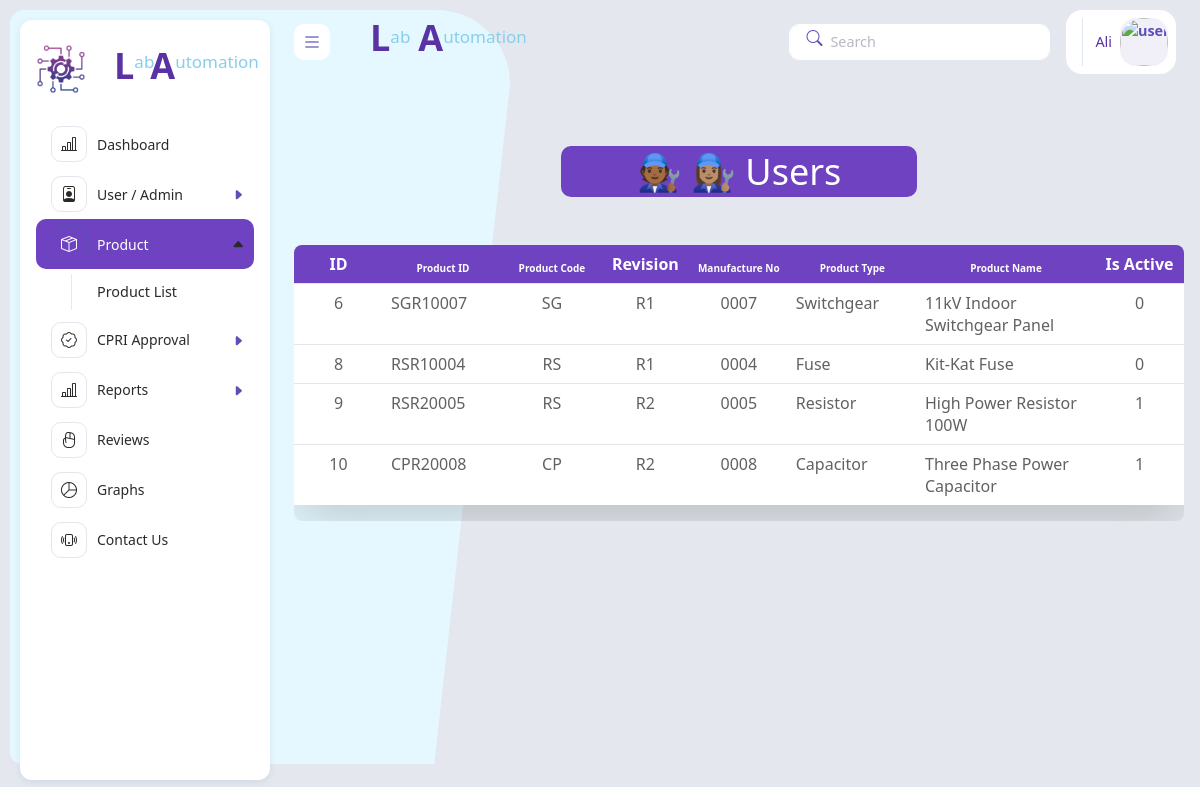
Page /products-list.php (signed in) on the committed database.
### tables this page shows
CREATE TABLE `products` (
  `id` int(11) NOT NULL,
  `product_id` varchar(12) NOT NULL,
  `product_code` varchar(2) NOT NULL,
  `rivision` varchar(11) NOT NULL,
  `manufacturing_no` varchar(50) NOT NULL,
  `product_type` varchar(11) NOT NULL,
  `product_name` varchar(200) NOT NULL,
  `is_active` tinyint(1) DEFAULT 1
);

### products-list.php (the view, shortened to what this page needs)
<?php
include 'header.php';
include "backend/db.php";
$query =" SELECT * FROM products ";
$res = mysqli_query($conn,$query);
?>
<div class="app-body">
<h1 class="title text-center my-5 p-1" > 🧑🏾‍🔧 👩🏽‍🔧  Users</h1>
<div class="table-responsive rounded">
    <table class="table  table-hover table-border shadow-lg p-3" >
        <thead>
            <tr>
                <th id="th" >ID</th>
                <th id="th"  class="font">Product ID</th>
                <th id="th"  class="font">Product Code</th>
                <th id="th" >Revision</th>
                <th id="th" class="font">Manufacture No</th>
                <th id="th"  class="font">Product Type</th>
                <th id="th"  class="font">Product Name</th>
                <th id="th"  >Is Active</th>
            </tr>
        </thead>
        <tbody>
            <?php
            if (mysqli_num_rows($res)>0) {
                while($data = mysqli_fetch_assoc($res)){
            ?>
            <tr>
                <td id="td" class="text-center" ><?= $data["id"] ?></td>
                <td ><?= $data["product_id"] ?></td>
                <td id="wid" class="text-center" ><?= $data["product_code"] ?></td>
                <td id="td" class="text-center" ><?= $data["rivision"] ?></td>
                <td id="wid" class="text-center" ><?= $data["manufacturing_no"] ?></td>
                <td ><?= $data["product_type"] ?></td>
                <td id="id2"><?= $data["product_name"] ?></td>
                <td id="td" class="text-center" ><?= $data["is_active"] ?></td>
            </tr>
            <?php }}?>
        </tbody>
    </table>
</div>
</div>
<?php
include 'footer.php';
?>

### header.php (shortened to what this page needs)
<!DOCTYPE php>
<php lang="en">
<head>
   <link rel="stylesheet" href="assets/vendor/calendar/css/custom.css" />
   <link rel="stylesheet" href="assets/css/main.min.css">
</head>
<link rel="stylesheet" href="assets/fonts/bootstrap/bootstrap-icons.min.css" />
    <link rel="stylesheet" href="assets/css/main.min.css" />
    <link rel="stylesheet" href="assets/fonts/bootstrap/bootstrap-icons.min.css" />
    <link rel="stylesheet" href="assets/css/main.min.css" />
    <link rel="stylesheet" href="assets/vendor/overlay-scroll/OverlayScrollbars.min.css" />
  </head>
  <body>
    <div class="page-wrapper">
      <div class="main-container">
        <nav id="sidebar" class="sidebar-wrapper">
          <div class="app-brand  p-3 my-2 m-auto">
            <a href="index.php" class="d-flex">
              <img src="assets/images/log9.png" class="logo" alt="Auto_logo" class="img-fluid " ><p class="mx-3 size "><h1 class="clr"><b>L</b></h1></P><p class=" size"> ab</p> <p> <h1 class="clr"> <b>A</b></h1></P><p class=" size"> utomation</p>
            </a>
          </div>
          <div class="sidebarMenuScroll">
           <ul class="sidebar-menu">
              <li >
                <a href="index.php">
                  <i class="bi bi-bar-chart-line"></i>
                  <span class="menu-text">Dashboard</span>
                  </a>
              </li>
              <li  class="treeview">
                <a href="!#">
                 <i class="bi bi-person-badge"></i>
                  <span class="menu-text clr-nav">User / Admin</span>
                </a>
              </li>
              <li  class="treeview">
                <a href="!#">
                  <i class="bi bi-box-seam"></i>
                  <span class="menu-text">Product</span>
                </a>
                <ul class="treeview-menu">
                  <li>
                    <a href="products-list.php">Product List</a>
                  </li>
                </ul>
              </li>
              <li  class="treeview">
                <a href="#!">
                <i class="bi bi-patch-check"></i>
                  <span class="menu-text">CPRI Approval</span>
                </a>
              </li>
                  <li  class="treeview">
                    <a href="!#">
                      <i class="bi bi-bar-chart-line"></i>
                      <span class="menu-text">Reports</span>
                    </a>
              </li>
              <li>
                <a href="reviews.php">
                  <i class="bi bi-mouse3"></i>
                  <span class="menu-text">Reviews</span>
                </a>
              </li>
              <li >
                <a href="#!">
                  <i class="bi bi-pie-chart"></i>
                  <span class="menu-text">Graphs</span>
                </a>
              </li>
              <li>
                <a href="contact.php">
                  <i class="bi bi-phone-vibrate"></i>
                  <span class="menu-text">Contact Us</span>
                </a>
              </li>
          </div>
        </nav>
        <div class="app-container">
          <div class="app-header d-flex align-items-center">
            <div class="d-flex">
              <button class="pin-sidebar">
                <i class="bi bi-list lh-1"></i>
              </button>
            </div>
             <p class="mx-3 size "><h1 class="clr ms-2"><b>L</b></h1></P><p class=" size"> ab</p> <p> <h1 class="clr ms-2"> <b>A</b></h1></P><p class=" size"> utomation</p>
            <div class="header-actions">
              <?php if (basename($_SERVER['PHP_SELF']) == 'products-list.php') {?>
              <div class="search-container d-xl-block d-none me-3">
                <input type="text" class="form-control" id="searchData" placeholder="Search" />
                <i class="bi bi-search"></i>
              </div>
              <?php }?>
              <div class="bg-white p-2 rounded-4 d-flex align-items-center">
                <div class="dropdown ms-2">
                  <a id="userSettings" class="dropdown-toggle user-settings" href="#!" role="button"
                    data-bs-toggle="dropdown" aria-expanded="false">
                    <span class="me-2 text-truncate clr d-lg-block d-none"><?php echo $_SESSION['user']['name']; ?></span>
                    <div class="icon-box md rounded-4 fw-bold bg-primary-subtle text-primary">
                       <img style="width: 100%; height: 100%;border-radius: 50%;" src="assets/images/<?php echo $_SESSION['user']['image']; ?>" alt="user pic">
                    </div>
                  </a>
                </div>
              </div>
            </div>
          </div>

### footer.php (shortened to what this page needs)
          <div class="app-footer">
          </div>
        </div>
      </div>
    </div>
  </body>
</html>

### header.php (style rules this page uses)
.sidebar-menu > li.active > a, .sidebar-menu > li.active.current-page > a { background-color: #6f42c1 !important; color: #ffffff !important; }
.sidebar-menu > li.active > a i { color: #ffffff !important; }
.clr { color: #5a32a3 !important; margin-left:-4px; }
.size { font-size:17px; margin-top:5px; color: Skyblue; }
.font { font-size: 10px;/ }

### products-list.php (style rules this page uses)
.title { font-size: 36px; background: #6f42c1; color: white; margin-left: 30%; margin-right: 30%; border-radius: 10px; }
#th { background: #6f42c1; color : white; text-align:center; justify-content:center; flex-direction: }
#td { width: 10%; }
#id2 { width: 20%; }
#wid { width: 11%; }

### rows in the picture
products: id "6", product "SGR10007", product_code "SG", rivision "R1", manufacturing_no "0007", product_type "Switchgear", product_name "11kV Indoor Switchgear Panel", is_active "0"
products: id "8", product "RSR10004", product_code "RS", rivision "R1", manufacturing_no "0004", product_type "Fuse", product_name "Kit-Kat Fuse", is_active "0"
products: id "9", product "RSR20005", product_code "RS", rivision "R2", manufacturing_no "0005", product_type "Resistor", product_name "High Power Resistor 100W", is_active "1"
products: id "10", product "CPR20008", product_code "CP", rivision "R2", manufacturing_no "0008", product_type "Capacitor", product_name "Three Phase Power Capacitor", is_active "1"

### other values in the picture
$_SESSION['user']['name'] "Ali"
